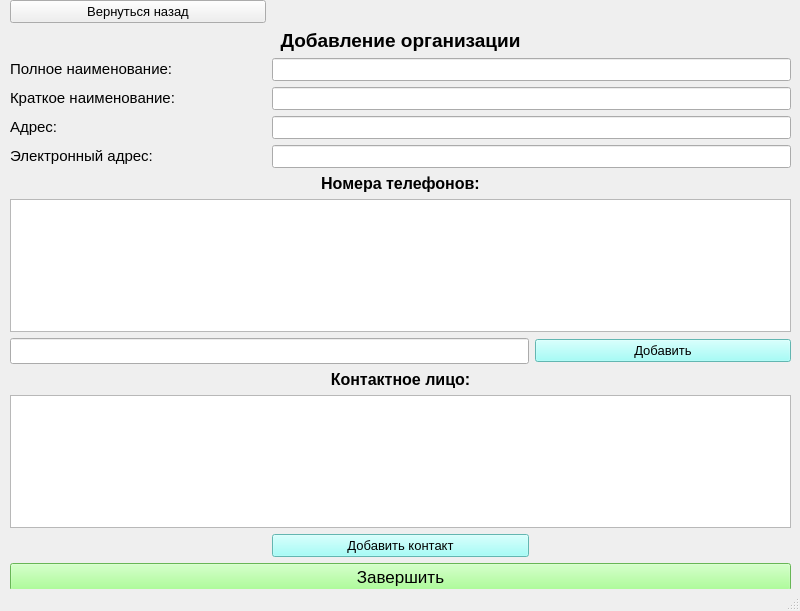
<?xml version="1.0" encoding="UTF-8"?>
<ui version="4.0">
 <class>MainWindow</class>
 <widget class="QMainWindow" name="MainWindow">
  <property name="geometry">
   <rect>
    <x>0</x>
    <y>0</y>
    <width>800</width>
    <height>611</height>
   </rect>
  </property>
  <property name="sizePolicy">
   <sizepolicy hsizetype="Fixed" vsizetype="Fixed">
    <horstretch>0</horstretch>
    <verstretch>0</verstretch>
   </sizepolicy>
  </property>
  <property name="windowTitle">
   <string>MainWindow</string>
  </property>
  <widget class="QWidget" name="centralwidget">
   <widget class="QWidget" name="gridLayoutWidget">
    <property name="geometry">
     <rect>
      <x>0</x>
      <y>0</y>
      <width>801</width>
      <height>591</height>
     </rect>
    </property>
    <layout class="QGridLayout" name="gridLayout">
     <property name="leftMargin">
      <number>10</number>
     </property>
     <property name="rightMargin">
      <number>10</number>
     </property>
     <item row="17" column="0" colspan="2">
      <widget class="QLineEdit" name="phone_input">
       <property name="font">
        <font>
         <pointsize>11</pointsize>
        </font>
       </property>
       <property name="dragEnabled">
        <bool>true</bool>
       </property>
       <property name="placeholderText">
        <string/>
       </property>
       <property name="clearButtonEnabled">
        <bool>true</bool>
       </property>
      </widget>
     </item>
     <item row="9" column="1">
      <widget class="QLabel" name="number_title">
       <property name="sizePolicy">
        <sizepolicy hsizetype="Preferred" vsizetype="Fixed">
         <horstretch>0</horstretch>
         <verstretch>0</verstretch>
        </sizepolicy>
       </property>
       <property name="font">
        <font>
         <pointsize>12</pointsize>
         <weight>75</weight>
         <bold>true</bold>
        </font>
       </property>
       <property name="frameShape">
        <enum>QFrame::NoFrame</enum>
       </property>
       <property name="frameShadow">
        <enum>QFrame::Plain</enum>
       </property>
       <property name="text">
        <string>Номера телефонов:</string>
       </property>
       <property name="alignment">
        <set>Qt::AlignCenter</set>
       </property>
      </widget>
     </item>
     <item row="5" column="0">
      <widget class="QLabel" name="full_name">
       <property name="sizePolicy">
        <sizepolicy hsizetype="Preferred" vsizetype="Fixed">
         <horstretch>0</horstretch>
         <verstretch>0</verstretch>
        </sizepolicy>
       </property>
       <property name="font">
        <font>
         <pointsize>11</pointsize>
        </font>
       </property>
       <property name="text">
        <string>Полное наименование:</string>
       </property>
      </widget>
     </item>
     <item row="7" column="1" colspan="2">
      <widget class="QLineEdit" name="address_input">
       <property name="font">
        <font>
         <pointsize>10</pointsize>
        </font>
       </property>
      </widget>
     </item>
     <item row="19" column="0" colspan="3">
      <widget class="QTableWidget" name="persons_table">
       <property name="font">
        <font>
         <pointsize>8</pointsize>
        </font>
       </property>
       <property name="editTriggers">
        <set>QAbstractItemView::NoEditTriggers</set>
       </property>
       <property name="selectionMode">
        <enum>QAbstractItemView::SingleSelection</enum>
       </property>
       <property name="columnCount">
        <number>3</number>
       </property>
       <attribute name="horizontalHeaderVisible">
        <bool>false</bool>
       </attribute>
       <attribute name="horizontalHeaderDefaultSectionSize">
        <number>50</number>
       </attribute>
       <attribute name="horizontalHeaderMinimumSectionSize">
        <number>257</number>
       </attribute>
       <attribute name="horizontalHeaderStretchLastSection">
        <bool>false</bool>
       </attribute>
       <column/>
       <column/>
       <column/>
      </widget>
     </item>
     <item row="0" column="0">
      <widget class="QPushButton" name="back_btn">
       <property name="font">
        <font>
         <pointsize>10</pointsize>
        </font>
       </property>
       <property name="text">
        <string>Вернуться назад</string>
       </property>
      </widget>
     </item>
     <item row="4" column="1">
      <widget class="QLabel" name="main_title">
       <property name="sizePolicy">
        <sizepolicy hsizetype="Preferred" vsizetype="Fixed">
         <horstretch>0</horstretch>
         <verstretch>0</verstretch>
        </sizepolicy>
       </property>
       <property name="font">
        <font>
         <pointsize>14</pointsize>
         <weight>75</weight>
         <bold>true</bold>
        </font>
       </property>
       <property name="text">
        <string>Добавление организации</string>
       </property>
       <property name="alignment">
        <set>Qt::AlignCenter</set>
       </property>
       <property name="margin">
        <number>10</number>
       </property>
      </widget>
     </item>
     <item row="17" column="2">
      <widget class="QPushButton" name="phone_add_btn">
       <property name="font">
        <font>
         <pointsize>10</pointsize>
        </font>
       </property>
       <property name="styleSheet">
        <string notr="true">background-color: rgb(139, 255, 248);</string>
       </property>
       <property name="text">
        <string>Добавить</string>
       </property>
      </widget>
     </item>
     <item row="5" column="1" colspan="2">
      <widget class="QLineEdit" name="full_name_input">
       <property name="font">
        <font>
         <pointsize>10</pointsize>
        </font>
       </property>
      </widget>
     </item>
     <item row="7" column="0">
      <widget class="QLabel" name="address">
       <property name="sizePolicy">
        <sizepolicy hsizetype="Preferred" vsizetype="Fixed">
         <horstretch>0</horstretch>
         <verstretch>0</verstretch>
        </sizepolicy>
       </property>
       <property name="font">
        <font>
         <pointsize>11</pointsize>
        </font>
       </property>
       <property name="text">
        <string>Адрес:</string>
       </property>
      </widget>
     </item>
     <item row="16" column="0" colspan="3">
      <widget class="QTableWidget" name="phone_table">
       <property name="font">
        <font>
         <pointsize>12</pointsize>
        </font>
       </property>
       <property name="editTriggers">
        <set>QAbstractItemView::NoEditTriggers</set>
       </property>
       <property name="selectionMode">
        <enum>QAbstractItemView::SingleSelection</enum>
       </property>
       <property name="rowCount">
        <number>0</number>
       </property>
       <property name="columnCount">
        <number>2</number>
       </property>
       <attribute name="horizontalHeaderVisible">
        <bool>false</bool>
       </attribute>
       <attribute name="horizontalHeaderDefaultSectionSize">
        <number>50</number>
       </attribute>
       <attribute name="horizontalHeaderMinimumSectionSize">
        <number>50</number>
       </attribute>
       <attribute name="horizontalHeaderShowSortIndicator" stdset="0">
        <bool>false</bool>
       </attribute>
       <attribute name="horizontalHeaderStretchLastSection">
        <bool>false</bool>
       </attribute>
       <column/>
       <column/>
      </widget>
     </item>
     <item row="6" column="1" colspan="2">
      <widget class="QLineEdit" name="name_input">
       <property name="font">
        <font>
         <pointsize>10</pointsize>
        </font>
       </property>
      </widget>
     </item>
     <item row="6" column="0">
      <widget class="QLabel" name="name">
       <property name="sizePolicy">
        <sizepolicy hsizetype="Preferred" vsizetype="Fixed">
         <horstretch>0</horstretch>
         <verstretch>0</verstretch>
        </sizepolicy>
       </property>
       <property name="font">
        <font>
         <pointsize>11</pointsize>
        </font>
       </property>
       <property name="text">
        <string>Краткое наименование:</string>
       </property>
      </widget>
     </item>
     <item row="22" column="1">
      <widget class="QPushButton" name="person_add_btn">
       <property name="font">
        <font>
         <pointsize>10</pointsize>
        </font>
       </property>
       <property name="styleSheet">
        <string notr="true">background-color: rgb(139, 255, 248);</string>
       </property>
       <property name="text">
        <string>Добавить контакт</string>
       </property>
      </widget>
     </item>
     <item row="18" column="0" colspan="3">
      <widget class="QLabel" name="contact_prsn_title">
       <property name="sizePolicy">
        <sizepolicy hsizetype="Preferred" vsizetype="Fixed">
         <horstretch>0</horstretch>
         <verstretch>0</verstretch>
        </sizepolicy>
       </property>
       <property name="font">
        <font>
         <pointsize>12</pointsize>
         <weight>75</weight>
         <bold>true</bold>
        </font>
       </property>
       <property name="text">
        <string>Контактное лицо:</string>
       </property>
       <property name="alignment">
        <set>Qt::AlignCenter</set>
       </property>
       <property name="margin">
        <number>10</number>
       </property>
      </widget>
     </item>
     <item row="23" column="0" colspan="3">
      <widget class="QPushButton" name="final_btn">
       <property name="font">
        <font>
         <pointsize>13</pointsize>
        </font>
       </property>
       <property name="styleSheet">
        <string notr="true">background-color: rgb(146, 255, 121);</string>
       </property>
       <property name="text">
        <string>Завершить</string>
       </property>
      </widget>
     </item>
     <item row="8" column="0">
      <widget class="QLabel" name="email_lbl">
       <property name="sizePolicy">
        <sizepolicy hsizetype="Preferred" vsizetype="Fixed">
         <horstretch>0</horstretch>
         <verstretch>0</verstretch>
        </sizepolicy>
       </property>
       <property name="font">
        <font>
         <pointsize>11</pointsize>
        </font>
       </property>
       <property name="text">
        <string>Электронный адрес:</string>
       </property>
      </widget>
     </item>
     <item row="8" column="1" colspan="2">
      <widget class="QLineEdit" name="email_input">
       <property name="font">
        <font>
         <pointsize>10</pointsize>
        </font>
       </property>
      </widget>
     </item>
    </layout>
   </widget>
  </widget>
  <widget class="QStatusBar" name="statusbar">
   <property name="sizePolicy">
    <sizepolicy hsizetype="Preferred" vsizetype="Preferred">
     <horstretch>0</horstretch>
     <verstretch>0</verstretch>
    </sizepolicy>
   </property>
  </widget>
 </widget>
 <tabstops>
  <tabstop>full_name_input</tabstop>
  <tabstop>name_input</tabstop>
  <tabstop>address_input</tabstop>
  <tabstop>phone_input</tabstop>
  <tabstop>phone_add_btn</tabstop>
  <tabstop>person_add_btn</tabstop>
 </tabstops>
 <resources/>
 <connections/>
</ui>
